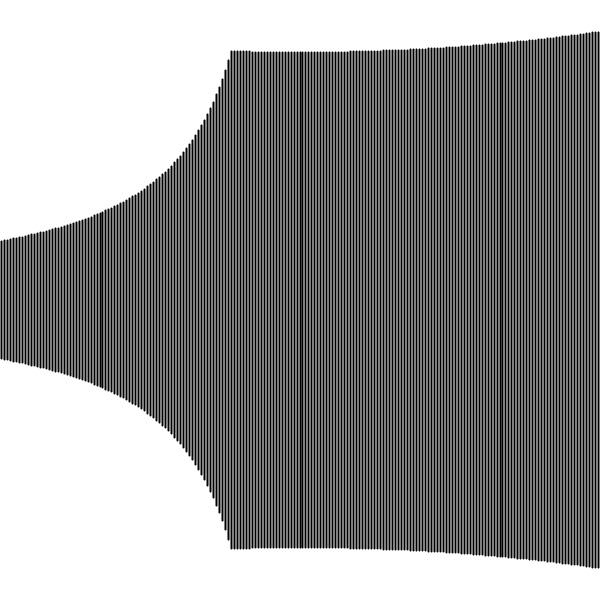
Frame 1 (no input)
Frame 60 (the mouse pressed at the canvas centre just before this capture): identical to frame 1, image omitted
Frame 120 (the mouse held since frame 60 and released just before this capture): identical to frame 1, image omitted

The Processing sketch that drew this single still picture (run headless with seeded random() and noise(); from frame 60 on, the mouse is pressed at the canvas centre):

// Processing sketch: ray_casting
// ── ray_casting.pde
import java.util.Map;

/* useful values */
float RAD_15 = radians(15);
float RAD_30 = radians(30);
float RAD_45 = radians(45);
float RAD_60 = radians(60);
float RAD_90 = radians(90);
float RAD_180 = radians(180);

/* dimensions of the map and screen */
float scr_width = 600;
float scr_height = 600;
int map_dim = 20;
float rec_width = scr_width / map_dim;
float rec_height = scr_height / map_dim;

/* 
 * map_vals holds the status of each square
 * -> 0 means empty
 * -> 1 means obstacle
 * map_recs holds the rectangle objects representing each square
 */
float[][] map_vals = new float[map_dim][map_dim];
Rectangle[][] map_recs = new Rectangle[map_dim][map_dim];

/* values for calculations */
int num_rays = 201;
Vec2[] rays = new Vec2[num_rays];
float ray_len = (scr_width > scr_height) ? (scr_width*2) : (scr_height*2);
float fov = RAD_45;
/* starting square for user */
Vec2 agent_square = new Vec2(2, 2);
Vec2 agent_center = new Vec2();

/* ray collision info stuff */
Float[] intersect_distances = new Float[num_rays];
ArrayList<Vec2> dots = new ArrayList<Vec2>();
float epsilon = 0.001;

/* control booleans */
boolean a_pressed = false;
boolean d_pressed = false;
boolean debug = false;
float rotation_degrees = 1;

public void settings() 
{
    size(int(scr_width), int(scr_height));
}

void setup() 
{
    surface.setTitle("Ray Caster");
    strokeWeight(2);

    /* fill out the vals and recs arrays */
    for (int i = 0; i < map_dim; i++) 
    {
        for (int j = 0; j < map_dim; j++) 
        {
            if (i != 0 && i != map_dim-1 && j != 0 && j != map_dim-1) 
            {
                map_vals[i][j] = 0; 
                map_recs[i][j] = null;
            } 
            else 
            {
                map_vals[i][j] = 1;
                map_recs[i][j] = new Rectangle(
                    i*rec_width, /* top left x value */
                    j*rec_height, /* top left y value */
                    rec_width, 
                    rec_height
                );
            }
        }
    }

    /* intialize the start direction of the rays */
    rays[0] = new Vec2(1,0);

    /* set agent center */
    agent_center.x = agent_square.x*rec_width + rec_width*0.5;
    agent_center.y = agent_square.y*rec_height + rec_height*0.5;

    /* only need to set rectMode() once */
    rectMode(CORNER);
}

void update_rays() 
{
    /* 
     * rotates the initial ray a portion of the fov
     * each iteration it is rotated both up and down
     * creating a fan
     * rays[0] is the initial ray pointing straight 
     */

    if (a_pressed) 
    {
        rays[0].rotated(radians(-rotation_degrees));
        rays[0].normalize();
    }

    if (d_pressed)
    {
        rays[0].rotated(radians(rotation_degrees));
        rays[0].normalize();
    }

    for (int i = 1; i < floor(num_rays/2) + 1; i++) 
    {
        float angle = (i*fov) / (num_rays-1);
        rays[i*2-1] = rays[0].rotate(angle).normalized();
        rays[i*2] = rays[0].rotate(-angle).normalized();
    }
}

Vec2 ray_end = new Vec2();
Vec2[] temp_dots = new Vec2[4];
void check_ray_collisions() 
{
    dots.clear();
    /* iterate through the squares on the map */
    /* for each ray, check for collisions with square wall */
    for (int k = 0; k < num_rays; k++) 
    {
        for (int i = 0; i < map_dim; i++) 
        {
            for (int j = 0; j < map_dim; j++) 
            {
                Rectangle curr_rect = map_recs[i][j];
                /* first check that there is actually a wall here */
                if (curr_rect != null) 
                {
                    /* check that rectangle is within FOV (with a little room) */
                    Vec2 pointvec = curr_rect.center.minus(agent_center).normalized();
                    float angle = acos(dot(pointvec, rays[0]));
                    if (Math.abs(angle) > fov || Float.isNaN(angle)) 
                    {
                        continue;
                    }

                    /* dots.add(curr_rect.center); */
                    
                    int ind = 0;
                    boolean ray_hit = false;
                    ray_end.x = agent_center.x + rays[k].x*ray_len;
                    ray_end.y = agent_center.y + rays[k].y*ray_len;

                    /* 
                     * for each of the walls of square, check that its open
                     * a squares wall is open if the adjacent square is null
                     * using intersect formula from:
                     *    https://en.wikipedia.org/wiki/Line–line_intersection
                     * x3 and x4 will always be the points on the square
                     * x3 will be the first mentioned in the comment and x4 the second
                     * x1 will be agent_center, x2 will be ray_end
                     * line segment 1 is ray, 2 is square, so find u
                     */

                    /* left open -- use top left and bottom left */
                    if (i != 0 && map_recs[i-1][j] == null) 
                    {
                        /* first, determine intersection */
                        float n1 = (agent_center.x - curr_rect.tLeft.x);
                        float n2 = (agent_center.y - ray_end.y);
                        float n3 = (agent_center.y - curr_rect.tLeft.y);
                        float n4 = (agent_center.x - ray_end.x);

                        float d1 = (agent_center.x - ray_end.x);
                        float d2 = (curr_rect.tLeft.y - curr_rect.bLeft.y);
                        float d3 = (agent_center.y - ray_end.y);
                        float d4 = (curr_rect.tLeft.x - curr_rect.bLeft.x);

                        float nu = n1*n2 - n3*n4;
                        float du = d1*d2 - d3*d4;

                        float nt = n1*d2 - n3*d4;
                        float dt = du;

                        float u = nu / du;
                        float t = nt / dt;

                        /* then check if there's actual intersection */
                        if (t >= 0 && t <= 1 && u >= 0 && u <= 1) 
                        {
                            Vec2 dot = new Vec2(
                                curr_rect.tLeft.x + u*(curr_rect.bLeft.x-curr_rect.tLeft.x),
                                curr_rect.tLeft.y + u*(curr_rect.bLeft.y-curr_rect.tLeft.y)
                            );
                            temp_dots[ind++] = dot;
                        }
                    }

                    /* right open -- use top right and bottom right */
                    if (i != map_dim-1 && map_recs[i+1][j] == null) 
                    {
                        /* first, determine intersection */
                        float n1 = (agent_center.x - curr_rect.tRight.x);
                        float n2 = (agent_center.y - ray_end.y);
                        float n3 = (agent_center.y - curr_rect.tRight.y);
                        float n4 = (agent_center.x - ray_end.x);

                        float d1 = (agent_center.x - ray_end.x);
                        float d2 = (curr_rect.tRight.y - curr_rect.bRight.y);
                        float d3 = (agent_center.y - ray_end.y);
                        float d4 = (curr_rect.tRight.x - curr_rect.bRight.x);

                        float nu = n1*n2 - n3*n4;
                        float du = d1*d2 - d3*d4;

                        float nt = n1*d2 - n3*d4;
                        float dt = du;

                        float u = nu / du;
                        float t = nt / dt;

                        if (t >= 0 && t <= 1 && u >= 0 && u <= 1) 
                        {
                            Vec2 dot = new Vec2(
                                curr_rect.tRight.x + u*(curr_rect.bRight.x-curr_rect.tRight.x),
                                curr_rect.tRight.y + u*(curr_rect.bRight.y-curr_rect.tRight.y)
                            );
                            temp_dots[ind++] = dot;
                        }
                    }

                    /* top open -- use top left and top right */
                    if (j != 0 && map_recs[i][j-1] == null) 
                    {
                        /* first, determine intersection */
                        float n1 = (agent_center.x - curr_rect.tLeft.x);
                        float n2 = (agent_center.y - ray_end.y);
                        float n3 = (agent_center.y - curr_rect.tLeft.y);
                        float n4 = (agent_center.x - ray_end.x);

                        float d1 = (agent_center.x - ray_end.x);
                        float d2 = (curr_rect.tLeft.y - curr_rect.tRight.y);
                        float d3 = (agent_center.y - ray_end.y);
                        float d4 = (curr_rect.tLeft.x - curr_rect.tRight.x);

                        float nu = n1*n2 - n3*n4;
                        float du = d1*d2 - d3*d4;

                        float nt = n1*d2 - n3*d4;
                        float dt = du;

                        float u = nu / du;
                        float t = nt / dt;

                        if (t >= 0 && t <= 1 && u >= 0 && u <= 1) 
                        {
                            Vec2 dot = new Vec2(
                                curr_rect.tLeft.x + u*(curr_rect.tRight.x-curr_rect.tLeft.x),
                                curr_rect.tLeft.y + u*(curr_rect.tRight.y-curr_rect.tLeft.y)
                            );
                            temp_dots[ind++] = dot;
                        }
                    }

                    /* bottom open -- use bottom left and bottom right */
                    if (j != map_dim-1 && map_recs[i][j+1] == null)
                    {
                        /* first, determine intersection */
                        float n1 = (agent_center.x - curr_rect.bLeft.x);
                        float n2 = (agent_center.y - ray_end.y);
                        float n3 = (agent_center.y - curr_rect.bLeft.y);
                        float n4 = (agent_center.x - ray_end.x);

                        float d1 = (agent_center.x - ray_end.x);
                        float d2 = (curr_rect.bLeft.y - curr_rect.bRight.y);
                        float d3 = (agent_center.y - ray_end.y);
                        float d4 = (curr_rect.bLeft.x - curr_rect.bRight.x);

                        float nu = n1*n2 - n3*n4;
                        float du = d1*d2 - d3*d4;

                        float nt = n1*d2 - n3*d4;
                        float dt = du;

                        float u = nu / du;
                        float t = nt / dt;

                        if (t >= 0 && t <= 1 && u >= 0 && u <= 1) 
                        {
                            Vec2 dot = new Vec2(
                                curr_rect.bLeft.x + u*(curr_rect.bRight.x-curr_rect.bLeft.x),
                                curr_rect.bLeft.y + u*(curr_rect.bRight.y-curr_rect.bLeft.y)
                            );
                            temp_dots[ind++] = dot;
                        }
                    }

                    Vec2 min_dot = null;
                    float min_dist = Float.POSITIVE_INFINITY;
                    for (int num = 0; num < ind; num++) 
                    {
                        float dist = agent_center.distanceTo(temp_dots[num]);
                        if (dist < min_dist) 
                        {
                            min_dot = temp_dots[num];
                            min_dist = dist;
                        }
                    }

                    if (min_dot != null) 
                    {
                        intersect_distances[k] = min_dist;
                        dots.add(min_dot);
                    } 
                }
            }
        }
    }
}

void draw() 
{
    /* float array??!??! */
    for (int i = 0; i < num_rays; i++) 
    {
        intersect_distances[i] = 0.0;
    }
    
    background(255);
    stroke(0,0,0);
    fill(100);

    if (debug) 
    {
        /* draw the map */
        for (int i = 0; i < map_dim; i++) 
        {
            for (int j = 0; j < map_dim; j++) 
            {
                Rectangle curr_rect = map_recs[i][j];
                if (curr_rect != null)
                {   
                    /* drwaing from top left corner */
                    rect(
                        curr_rect.tLeft.x,
                        curr_rect.tLeft.y,
                        curr_rect.rwidth,
                        curr_rect.rheight
                    );
                }
            }
        }

        circle(agent_center.x, agent_center.y, 10.0);
    }
    

    

    update_rays();
    check_ray_collisions();

    if (debug) {
        /* draw the rays from the agent */
        for (int i = 0; i < num_rays; i++) 
        {
            line(
                agent_center.x,
                agent_center.y,
                agent_center.x + rays[i].x*scr_width*2,
                agent_center.y + rays[i].y*scr_height*2
            );
        }

        /* draw out collisions circles */
        fill(255, 0, 0);
        for (int i = 0; i < dots.size(); i++) 
        {
            Vec2 dot = dots.get(i);
            circle(dot.x, dot.y, 20); 
        }
    }
    
    if (!debug) 
    {
        /* draw the lines corresponding to intersection distances */
        float step = scr_width / num_rays;

        float x = scr_width * 0.5;
        float y = scr_height * 0.5;
        float len = intersect_distances[0];
        if (intersect_distances[0] != -1.0) 
        {
            /* draw line in exact middle of screen for first ray */
            line(
                x, y-len*0.5,
                x, y+len*0.5
            );
        }
        for (int i = 1; i < floor(num_rays/2) + 1; i++) 
        {
            /* left ray */
            len = intersect_distances[2*i];
            line(
                x-i*step, y-len*0.5,
                x-i*step, y+len*0.5
            );

            /* right ray */
            len = intersect_distances[2*i-1];
            line(
                x+i*step, y-len*0.5,
                x+i*step, y+len*0.5
            );
        }
    }
}

/*
 * Key Handling
 * -> 'a' rotates negative (looks positive)
 * -> 'd' rotates positive (looks negative)
 * -> Arrow keys move current square
 */
void keyPressed() 
{
    if (keyCode == LEFT) 
    {
        if (map_recs[int(agent_square.x-1)][int(agent_square.y)] == null) 
        {
            agent_square.x--;
        }
    } 
    else if (keyCode == RIGHT) 
    {
        if (map_recs[int(agent_square.x+1)][int(agent_square.y)] == null) 
        {
            agent_square.x++;
        } 
    } 
    else if (keyCode == DOWN) 
    {
        if (map_recs[int(agent_square.x)][int(agent_square.y+1)] == null) 
        {
            agent_square.y++;
        } 
    } 
    else if (keyCode == UP) 
    {
        if (map_recs[int(agent_square.x)][int(agent_square.y-1)] == null) 
        {
            agent_square.y--;
        } 
    } 
    if (key == 'a') 
    {
        a_pressed = true;
    }
    if (key == 'd') 
    {   
        d_pressed = true;
    } 
    if (key == 'c') 
    {
        debug = !debug;
    }
    agent_center.x = agent_square.x*rec_width + rec_width*0.5;
    agent_center.y = agent_square.y*rec_height + rec_height*0.5;
}

void keyReleased() {
    if (key == 'a')
    {
        a_pressed = false;
    }
    if (key == 'd') 
    {
        d_pressed = false;
    }
}


// ── Rectangle.pde
public class Rectangle {
    public Vec2 tLeft, tRight, bLeft, bRight, center;
    public float rwidth, rheight;

    public Rectangle(float tlx, float tly, float rwidth_, float rheight_) {
        this.rwidth = rwidth_; this.rheight = rheight_;
        this.tLeft = new Vec2(tlx, tly);
        this.tRight = new Vec2(tlx+rwidth, tly);
        this.bLeft = new Vec2(tlx, tly + rheight);
        this.bRight = new Vec2(tlx + rwidth, tly+rheight);
        this.center = new Vec2(tlx+(floor(rwidth/2)), tly+(floor(rheight/2)));
    }
}
// ── Vec2.pde
//Vector Library
//CSCI 5611 Vector 2 Library [Example]
// Stephen J. Guy <sjguy@umn.edu>

public class Vec2 {
    public float x, y;

    public Vec2() {
        this.x = 0;
        this.y = 0;
    }

    public Vec2(float x, float y){
        this.x = x;
        this.y = y;
    }

    public String toString(){
        return "(" + x+ "," + y +")";
    }

    public float length(){
        return sqrt(x*x+y*y);
    }

    public Vec2 plus(Vec2 rhs){
        return new Vec2(x+rhs.x, y+rhs.y);
    }

    public void add(Vec2 rhs){
        x += rhs.x;
        y += rhs.y;
    }

    public Vec2 minus(Vec2 rhs){
        return new Vec2(x-rhs.x, y-rhs.y);
    }

    public void subtract(Vec2 rhs){
        x -= rhs.x;
        y -= rhs.y;
    }

    public Vec2 times(float rhs){
        return new Vec2(x*rhs, y*rhs);
    }

    public void mul(float rhs){
        x *= rhs;
        y *= rhs;
    }

    public void clampToLength(float maxL){
        float magnitude = sqrt(x*x + y*y);
        if (magnitude > maxL){
            if (magnitude < 1e-15) {
                this.x = 0; this.y = 0;
                return;
            }
            x *= maxL/magnitude;
            y *= maxL/magnitude;
        }
    }

    public void setToLength(float newL){
        float magnitude = sqrt(x*x + y*y);
        if (magnitude < 1e-15) {
            this.x = 0; this.y = 0;
            return;
        }
        x *= newL/magnitude;
        y *= newL/magnitude;
    }

    public void normalize(){
        float magnitude = sqrt(x*x + y*y);
        if (magnitude < 1e-15) {
            this.x = 0; this.y = 0;
            return;
        }
        x /= magnitude;
        y /= magnitude;
    }

    public Vec2 normalized(){
        float magnitude = sqrt(x*x + y*y);
        if (magnitude < 1e-15) {
            return new Vec2();
        }
        return new Vec2(x/magnitude, y/magnitude);
    }

    public float distanceTo(Vec2 rhs){
        float dx = rhs.x - x;
        float dy = rhs.y - y;
        return sqrt(dx*dx + dy*dy);
    }

    public void rotated(float rad) {
        x = cos(rad)*x-sin(rad)*y;
        y = sin(rad)*x+cos(rad)*y;
    }

    public Vec2 rotate(float rad) {
        float newx = cos(rad)*x-sin(rad)*y;
        float newy = sin(rad)*x+cos(rad)*y;
        return new Vec2(newx, newy);
    }
}

Vec2 interpolate(Vec2 a, Vec2 b, float t){
  return a.plus((b.minus(a)).times(t));
  // a + ((b-a)*t)
}

float interpolate(float a, float b, float t){
  return a + ((b-a)*t);
}

float dot(Vec2 a, Vec2 b){
  return a.x*b.x + a.y*b.y;
}

Vec2 projAB(Vec2 a, Vec2 b){
  return b.times(a.x*b.x + a.y*b.y);
}

// ── ray_casting_old.pde
// // ray caster
// import java.util.Map;

// int num_squares = 20;
// int rec_width, rec_height;

// // 
// float[][] map = new float[num_squares][num_squares];
// Rectangle[][] recs = new Rectangle[num_squares][num_squares];
// int num_rays = 101; // always odd
// Vec2[] rays = new Vec2[num_rays];
// float fov = radians(90);
// Vec2[] curr_square = new Vec2[2];

// void setup() {
//     rec_width = width/num_squares;
//     rec_height = height/num_squares;
//     size(600, 600);
//     surface.setTitle("Ray Caster");
//     strokeWeight(2);

//     for (int i = 0; i < map.length; i++) {
//         for (int j = 0; j < map[0].length; j++) {
//             if (i == 0 || i == map.length-1 || j == 0 || j == map[0].length-1) {
//                 map[i][j] = 1;
//                 recs[i][j] = new Rectangle(i*rec_width, j*rec_height, rec_width, rec_height);
//             } else {
//                 map[i][j] = 0;
//                 recs[i][j] = null;
//             }
//         }
//     }

//     curr_square[0] = new Vec2(2,2);
//     curr_square[1] = new Vec2(
//         (curr_square[0].x+1)*rec_width-(rec_width/2), 
//         (curr_square[0].y+1)*rec_height-(rec_height/2)
//     );
//     rays[0] = new Vec2(1, 0); // initializes start direction
// }

// void update_rays() {
//     for (int i = 1; i < floor(num_rays/2)+1; i++) {
//         float angle = i*fov/(num_rays-1);
//         rays[i*2-1] = rays[0].rotate(angle).normalized();
//         rays[i*2] = rays[0].rotate(-angle).normalized();
//     }
// }

// ArrayList<Vec2> dots = new ArrayList<Vec2>();
// float epsilon = 0.001;
// boolean ray_hit;

// Vec2 min1;
// Vec2 min2;
// float dist;
// HashMap<Float,Vec2> dist_map = new HashMap<Float,Vec2>();

// void ray_collisions() {
//     dots = new ArrayList<Vec2>();
//     for (int i = 0; i < rays.length; i++) {
//         ray_hit = false;
//         Vec2 ray = rays[i];
//         float a = ((curr_square[1].y+ray.y*10)-(curr_square[1].y));
//         float b = ((curr_square[1].x)-(curr_square[1].x+ray.x*10));
//         float c = a*curr_square[1].x+b*curr_square[1].y;

//         for (int j = 0; j < recs.length; j++) {
//             for (int k = 0; k < recs[0].length; k++) {
//                 Rectangle curr = recs[j][k];

//                 if (curr != null) {

//                     dist_map.put(curr_square[1].distanceTo(curr.bLeft), curr.bLeft);
                
//                     dist_map.put(curr_square[1].distanceTo(curr.bRight), curr.bRight);
//                     dist_map.put(curr_square[1].distanceTo(curr.tLeft), curr.tLeft);
//                     dist_map.put(curr_square[1].distanceTo(curr.tRight), curr.tRight);
                    
//                     float min_key = Float.POSITIVE_INFINITY;
//                     for (float key : dist_map.keySet()) {
//                         if (key < min_key) {
//                             min_key = key;
//                         }
//                     }
//                     min1 = dist_map.get(min_key);
//                     dist_map.remove(min_key);

//                     min_key = Float.POSITIVE_INFINITY;
//                     for (float key : dist_map.keySet()) {
//                         if (key < min_key) {
//                             min_key = key;
//                         }
//                     }
//                     min2 = dist_map.get(min_key);

//                     // dots.add(min1); dots.add(min2);

//                     Vec2 pointvec = curr_square[1].minus(curr.center).normalized();
//                     float angle = acos(dot(pointvec, rays[0]));

//                     if (angle - fov < epsilon || Float.isNaN(angle)) {
//                         continue;
//                     }

//                     float a2 = (min2.y-min1.y);
//                     float b2 = (min1.x-min2.x);
//                     float c2 = a2*min1.x + b2*min2.y;

//                     float det = a * b2 - a2 * b;
//                     if (det != 0) {
//                         float x = (b2 * c - b * c2)/det;
//                         float y = (a * c2 - a2 * c)/det;
                        
//                         if (x < 0 || y < 0 || y > height || x > width) {
//                             continue;
//                         }

//                         Vec2 point = new Vec2(x,y);

//                         Vec2 aa = curr.tLeft;
//                         Vec2 bb = curr.bLeft;
                        
//                         if (point.x - aa.x < epsilon && (point.y <= bb.y && point.y >= aa.y)) {
//                             dots.add(new Vec2(x,y));
//                         }
//                     }
//                 }
//             }
//         }
//     }
//     // for (int i = 0; i < recs.length; i++) {
//     //     for (int j = 0; j < recs[0].length; j++) {
//     //         if (recs[i][j] != null) {
//     //             
//     //         }
//     //     }
//     // }
// }

// Rectangle curr;
// void draw() {
//     rectMode(CORNER);
//     background(255);
//     stroke(0,0,0);
//     fill(100);

//     // drawing for reference // delete when done
//     for (int i = 0; i < map.length; i++) {
//         for (int j = 0; j < map[0].length; j++) {
//             curr = recs[i][j];
//             if (curr != null) {
//                 rect(curr.tLeft.x, curr.tLeft.y, curr.rwidth, curr.rheight);
//             }
//         }
//     }
//     circle(curr_square[1].x, curr_square[1].y, 10.0);

//     update_rays();
//     ray_collisions();

//     // drawing for reference // delete when done
//     for (int i = 0; i < rays.length; i++) {
//         Vec2 curr_ray = rays[i];
//         line(curr_square[1].x, curr_square[1].y, curr_square[1].x+curr_ray.x*width, curr_square[1].y+curr_ray.y*height);
//     }

//     fill(255, 0, 0);
//     for (int i = 0; i < dots.size(); i++) {
//         Vec2 dot = dots.get(i);
//         circle(dot.x, dot.y, 20);
//     }
// }

// void keyPressed() {
//     if (keyCode == LEFT) {
//         if (recs[int(curr_square[0].x-1)][int(curr_square[0].y)] == null) {
//             curr_square[0].x--;
//             curr_square[1].x -= rec_width;
//         } 
//     } else if (keyCode == RIGHT) {
//         if (recs[int(curr_square[0].x+1)][int(curr_square[0].y)] == null) {
//             curr_square[0].x++;
//             curr_square[1].x += rec_width;
//         } 
//     } else if (keyCode == DOWN) {
//         if (recs[int(curr_square[0].x)][int(curr_square[0].y+1)] == null) {
//             curr_square[0].y++;
//             curr_square[1].y += rec_height;
//         } 
//     } else if (keyCode == UP) {
//         if (recs[int(curr_square[0].x)][int(curr_square[0].y-1)] == null) {
//             curr_square[0].y--;
//             curr_square[1].y -= rec_height;
//         } 
//     } else if (key == 'a') {
//         rays[0].rotated(-radians(3));
//         rays[0].normalize();
//     } else if (key == 'd') {
//         rays[0].rotated(radians(3));
//         rays[0].normalize();
//     } 
// }
